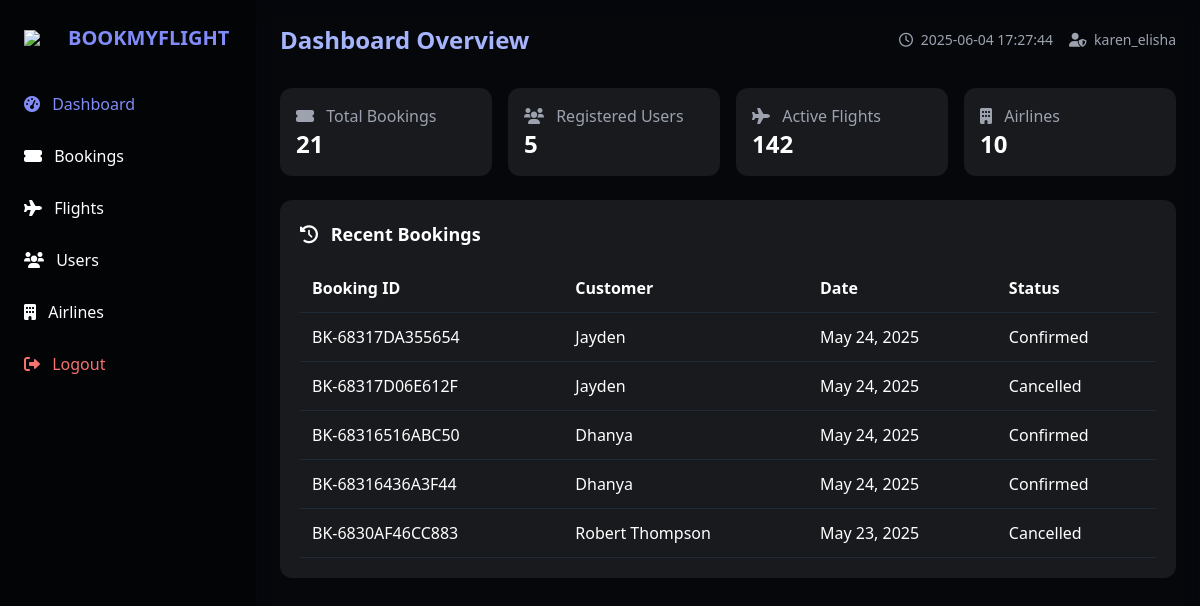
Page /test.php (signed in) on the earlier database version.
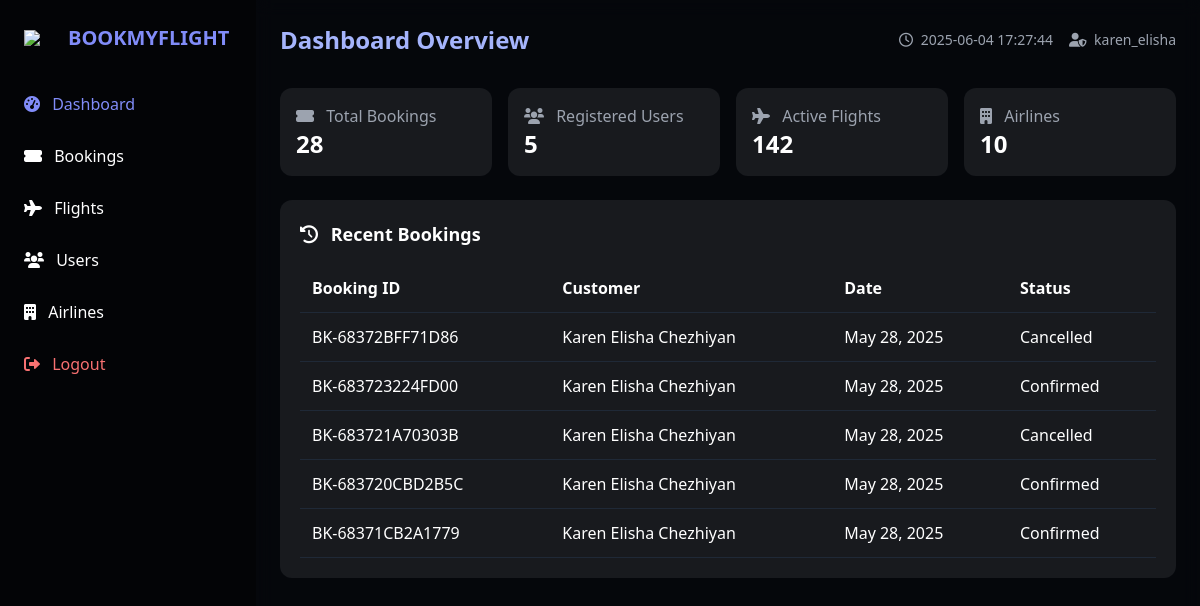
Same page on the later database version.
### tables this page shows
CREATE TABLE `bookings` (
  `booking_id` int(11) NOT NULL,
  `booking_reference` varchar(20) NOT NULL,
  `user_id` int(11) NOT NULL,
  `flight_id` int(11) NOT NULL,
  `booking_date` datetime NOT NULL,
  `travel_date` date NOT NULL,
  `num_passengers` int(11) NOT NULL,
  `total_amount` decimal(10,2) NOT NULL,
  `contact_email` varchar(100) NOT NULL,
  `contact_phone` varchar(20) NOT NULL,
  `booking_status` enum('Pending','Confirmed','Cancelled') NOT NULL DEFAULT 'Pending',
  `payment_status` enum('Pending','Completed','Failed','Refunded') NOT NULL DEFAULT 'Pending',
  `payment_method` varchar(50) DEFAULT NULL,
  `created_at` datetime NOT NULL,
  `updated_at` datetime NOT NULL,
  `payment_details` varchar(255) DEFAULT NULL
);

CREATE TABLE `users` (
  `user_id` int(11) NOT NULL,
  `full_name` varchar(100) NOT NULL,
  `email` varchar(100) NOT NULL,
  `phone` varchar(15) NOT NULL,
  `password` varchar(255) NOT NULL,
  `member_since` timestamp NOT NULL DEFAULT current_timestamp(),
  `loyalty_points` int(11) DEFAULT 0,
  `loyalty_tier` enum('Bronze','Silver','Gold','Platinum') DEFAULT 'Bronze',
  `created_at` timestamp NULL DEFAULT current_timestamp(),
  `reset_code` varchar(255) DEFAULT NULL,
  `reset_expiry` datetime DEFAULT NULL
);

### test.php (the view, shortened to what the changed rows need)
<?php
$db_host = "localhost";
$db_user = "root";
$db_pass = "";
$db_name = "airlines";
$mysqli = new mysqli($db_host, $db_user, $db_pass, $db_name);
$active_section = isset($_GET['section']) ? $_GET['section'] : 'dashboard';
$bookings_count = $mysqli->query("SELECT COUNT(*) as count FROM bookings")->fetch_assoc()['count'];
$recent_bookings = $mysqli->query("SELECT b.booking_reference, u.full_name, b.booking_date, b.booking_status
                                FROM bookings b
                                JOIN users u ON b.user_id = u.user_id
                                ORDER BY b.booking_date DESC
                                LIMIT 5")->fetch_all(MYSQLI_ASSOC);
?>
<!DOCTYPE html>
<html lang="en">
<head>
  <script src="https://cdn.tailwindcss.com"></script>
  <link rel="stylesheet" href="https://cdnjs.cloudflare.com/ajax/libs/font-awesome/6.0.0/css/all.min.css">
</head>
<body class="bg-gray-900 text-white min-h-screen flex">
  <aside class="sidebar w-64 p-6 hidden md:block">
    <div class="flex items-center mb-8">
      <h1 class="text-xl font-bold text-indigo-400">BOOKMYFLIGHT</h1>
    </div>
  </aside>
  <main class="main-content flex-1 p-6 overflow-y-auto">
    <header class="flex justify-between items-center mb-8">
      <h2 class="text-2xl font-bold text-indigo-300">
        <?= ucfirst($active_section) ?> <?= $active_section === 'dashboard' ? 'Overview' : '' ?>
      </h2>
    </header>
    <section id="dashboardSection" class="section <?= $active_section === 'dashboard' ? 'active' : '' ?>">
      <div class="grid grid-cols-1 md:grid-cols-2 lg:grid-cols-4 gap-4 mb-6">
        <div class="card p-4 rounded-xl">
          <div class="text-gray-400"><i class="fas fa-ticket-alt mr-2"></i> Total Bookings</div>
          <div class="text-2xl font-bold"><?= $bookings_count ?></div>
        </div>
      </div>
        <div class="card p-5 rounded-xl lg:col-span-2">
          <div class="overflow-x-auto">
            <table class="w-full">
              <thead>
                <tr class="border-b border-gray-800 text-left">
                  <th class="p-3">Booking ID</th>
                  <th class="p-3">Customer</th>
                  <th class="p-3">Date</th>
                  <th class="p-3">Status</th>
                </tr>
              </thead>
              <tbody>
                <?php foreach ($recent_bookings as $booking): ?>
                <tr class="table-row border-b border-gray-800">
                  <td class="p-3"><?= $booking['booking_reference'] ?></td>
                  <td class="p-3"><?= $booking['full_name'] ?></td>
                  <td class="p-3"><?= date('M d, Y', strtotime($booking['booking_date'])) ?></td>
                  <td class="p-3">
                    <span class="badge <?=
                      $booking['booking_status'] === 'Confirmed' ? 'badge-success' :
                      ($booking['booking_status'] === 'Pending' ? 'badge-warning' : 'badge-danger')
                    ?>">
                      <?= $booking['booking_status'] ?>
                    </span>
                  </td>
                </tr>
                <?php endforeach; ?>
              </tbody>
            </table>
          </div>
        </div>
    </section>
  </main>
</body>
</html>

Differences in the rows shown:
no longer on this page (row unchanged): bookings: booking_reference "BK-68317DA355654", user.full_name "Jayden", booking_date "May 24, 2025", booking_status "Confirmed"
no longer on this page (row unchanged): bookings: booking_reference "BK-68317D06E612F", user.full_name "Jayden", booking_date "May 24, 2025", booking_status "Cancelled"
no longer on this page (row unchanged): bookings: booking_reference "BK-68316516ABC50", user.full_name "Dhanya", booking_date "May 24, 2025", booking_status "Confirmed"
no longer on this page (row unchanged): bookings: booking_reference "BK-68316436A3F44", user.full_name "Dhanya", booking_date "May 24, 2025", booking_status "Confirmed"
no longer on this page (row unchanged): bookings: booking_reference "BK-6830AF46CC883", user.full_name "Robert Thompson", booking_date "May 23, 2025", booking_status "Cancelled"
added bookings: booking_reference "BK-68372BFF71D86", user.full_name "Karen Elisha Chezhiyan", booking_date "May 28, 2025", booking_status "Cancelled"
added bookings: booking_reference "BK-683723224FD00", user.full_name "Karen Elisha Chezhiyan", booking_date "May 28, 2025", booking_status "Confirmed"
added bookings: booking_reference "BK-683721A70303B", user.full_name "Karen Elisha Chezhiyan", booking_date "May 28, 2025", booking_status "Cancelled"
added bookings: booking_reference "BK-683720CBD2B5C", user.full_name "Karen Elisha Chezhiyan", booking_date "May 28, 2025", booking_status "Confirmed"
added bookings: booking_reference "BK-68371CB2A1779", user.full_name "Karen Elisha Chezhiyan", booking_date "May 28, 2025", booking_status "Confirmed"
Other differences:
$bookings_count: "21" → "28"
